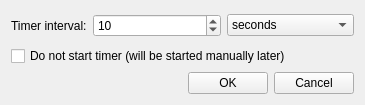
<?xml version="1.0" encoding="UTF-8"?>
<ui version="4.0">
 <class>timer_form</class>
 <widget class="QWidget" name="timer_form">
  <property name="geometry">
   <rect>
    <x>0</x>
    <y>0</y>
    <width>365</width>
    <height>105</height>
   </rect>
  </property>
  <property name="windowTitle">
   <string>Timer params</string>
  </property>
  <layout class="QVBoxLayout" name="verticalLayout">
   <item>
    <layout class="QHBoxLayout" name="horizontalLayout_2">
     <item>
      <widget class="QLabel" name="lInterval">
       <property name="sizePolicy">
        <sizepolicy hsizetype="Fixed" vsizetype="MinimumExpanding">
         <horstretch>0</horstretch>
         <verstretch>0</verstretch>
        </sizepolicy>
       </property>
       <property name="text">
        <string>Timer interval:</string>
       </property>
      </widget>
     </item>
     <item>
      <widget class="QSpinBox" name="sbInterval">
       <property name="minimum">
        <number>1</number>
       </property>
       <property name="maximum">
        <number>1000</number>
       </property>
       <property name="value">
        <number>10</number>
       </property>
      </widget>
     </item>
     <item>
      <widget class="QComboBox" name="cbUnits">
       <item>
        <property name="text">
         <string>seconds</string>
        </property>
       </item>
       <item>
        <property name="text">
         <string>minutes</string>
        </property>
       </item>
       <item>
        <property name="text">
         <string>hours</string>
        </property>
       </item>
      </widget>
     </item>
    </layout>
   </item>
   <item>
    <widget class="QCheckBox" name="cbManually">
     <property name="text">
      <string>Do not start timer (will be started manually later)</string>
     </property>
    </widget>
   </item>
   <item>
    <layout class="QHBoxLayout" name="horizontalLayout">
     <item>
      <spacer name="horizontalSpacer">
       <property name="orientation">
        <enum>Qt::Horizontal</enum>
       </property>
       <property name="sizeHint" stdset="0">
        <size>
         <width>40</width>
         <height>20</height>
        </size>
       </property>
      </spacer>
     </item>
     <item>
      <widget class="QPushButton" name="pbOK">
       <property name="text">
        <string>OK</string>
       </property>
      </widget>
     </item>
     <item>
      <widget class="QPushButton" name="pbCancel">
       <property name="text">
        <string>Cancel</string>
       </property>
      </widget>
     </item>
    </layout>
   </item>
  </layout>
 </widget>
 <resources/>
 <connections/>
</ui>
